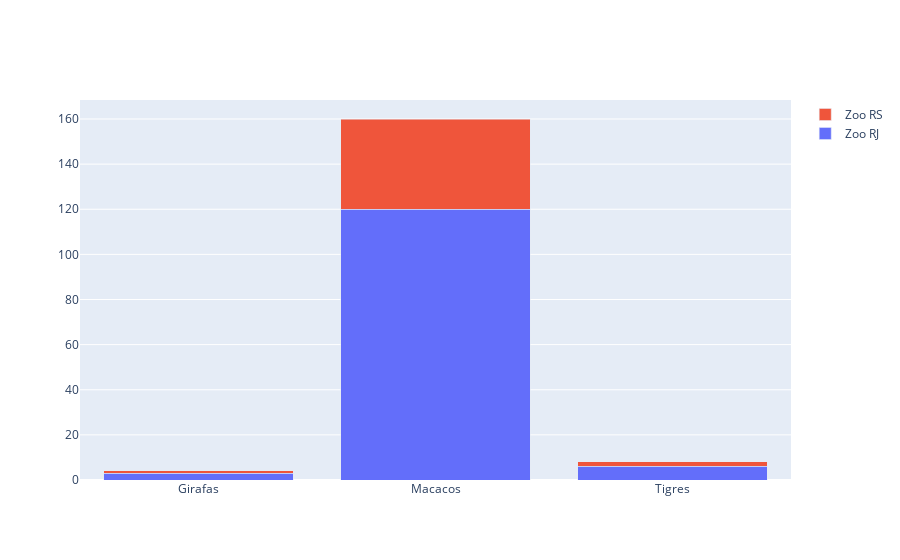

The code cell stored with this chart in its notebook:
### Code cell
fig = go.Figure(
    data = [
        go.Bar(x=animais, y=[3, 120, 6], name='Zoo RJ'),
        go.Bar(x=animais, y=[1, 40, 2], name='Zoo RS')
    ]
)

fig.update_layout(barmode='stack')

fig.show()

### Figure 1 — Plotly figure (JSON) as saved in the notebook; plotly's stock layout.template omitted (floating-point values rounded to 4 significant figures)
{"data": [{"name": "Zoo RJ", "type": "bar", "x": ["Girafas", "Macacos", "Tigres"], "y": [3, 120, 6]}, {"name": "Zoo RS", "type": "bar", "x": ["Girafas", "Macacos", "Tigres"], "y": [1, 40, 2]}], "layout": {"barmode": "stack"}}
